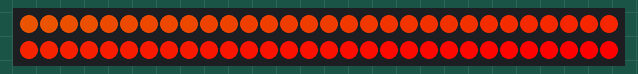
Recording of a sketch running on a simulated Arduino Uno, built with avr-gcc and run on an emulated ATmega328P. Parts: 60 RGB LEDs in strip order, left to right, continuing on the next row.

Above: at 0.15 s.
At 4.09 s:
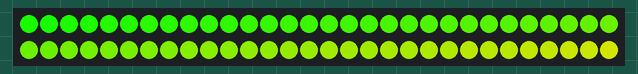
At 10.76 s:
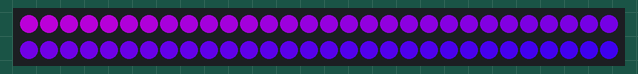
At 19.83 s:
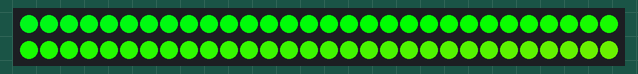
At 28.31 s:
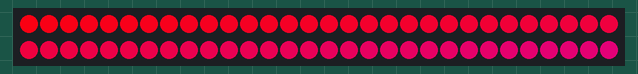
At 39.82 s:
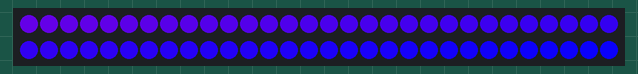

The sketch:

arcade_ahri_tails.ino
```cpp
#include <FastLED.h>


/********BASIC SETTINGS********/

// the data pin for the NeoPixels
#define DATA_PIN 6

// How many LEDs we will be using, charge according to your needs
#define NUM_LEDS 60

//time for a full loop in milliseconds. e.g : 5000ms is 5s.
#define TIME_LOOP 15000

/* Section of the hue chart displayed on the LED strip.
 * Value must be between 0-255
 * Refer to the chart to adapt the section to your needs
 * Hue chart : https://raw.githubusercontent.com/FastLED/FastLED/gh-pages/images/HSV-rainbow-with-desc.jpg
 * Interesting values :
 * 26 : Arcade Ahri
 * 256 : Full rainbow
 * 2048 : Just a pretty glowing, looks like something is living inside
 */

#define SECTION_SIZE 26

CRGB leds[NUM_LEDS];

//time variable
unsigned long time;

void setup() {
  FastLED.addLeds<NEOPIXEL, DATA_PIN>(leds, NUM_LEDS);
  //strip.setBrightness(40);
  Serial.begin(9600);
}

void loop() {
  renderLEDs();
}


void renderLEDs() {

  time = millis();
  //difference in time
  float deltaT = (float)(time%TIME_LOOP) / TIME_LOOP;
  //difference in position on the hue chart
  float deltaI = (deltaT*255);

  for (int i = 0; i < NUM_LEDS; i++) {

    //value is determined by adding to deltA the the relative position of the LED
    float value = deltaI+(((float)i/NUM_LEDS)*SECTION_SIZE);

    leds[NUM_LEDS-(i+1)]= CHSV(value,255,255);
  }
  FastLED.show();

}
```
